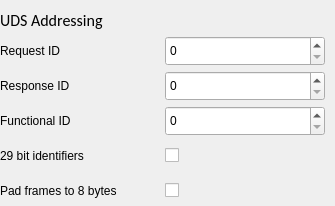
           <widget class="QWidget" name="pc_WidgetUds" native="true">
            <layout class="QVBoxLayout" name="verticalLayout_Uds">
             <property name="spacing">
              <number>5</number>
             </property>
             <property name="leftMargin">
              <number>0</number>
             </property>
             <property name="topMargin">
              <number>10</number>
             </property>
             <property name="rightMargin">
              <number>0</number>
             </property>
             <property name="bottomMargin">
              <number>0</number>
             </property>
             <item>
              <widget class="stw::opensyde_gui_elements::C_OgeLabContextMenuBase" name="pc_LabelUdsAddressing">
               <property name="styleRole" stdset="0">
                <string>heading-group-bold</string>
               </property>
               <property name="font">
                <font>
                 <family>Calibri</family>
                 <pointsize>12</pointsize>
                </font>
               </property>
               <property name="text">
                <string>UDS Addressing</string>
               </property>
              </widget>
             </item>
             <item>
              <layout class="QHBoxLayout" name="horizontalLayout_UdsRequest" stretch="0,0,1">
               <item>
                <widget class="stw::opensyde_gui_elements::C_OgeLabToolTipBase" name="pc_LabelUdsRequestId">
                 <property name="styleRole" stdset="0">
                  <string>group-item</string>
                 </property>
                 <property name="minimumSize">
                  <size>
                   <width>160</width>
                   <height>30</height>
                  </size>
                 </property>
                 <property name="text">
                  <string>Request ID</string>
                 </property>
                </widget>
               </item>
               <item>
                <widget class="stw::opensyde_gui_elements::C_OgeSpxToolTipBase" name="pc_SpinBoxUdsRequestId">
                 <property name="styleRole" stdset="0">
                  <string>spx-number</string>
                 </property>
                 <property name="minimumSize">
                  <size>
                   <width>160</width>
                   <height>30</height>
                  </size>
                 </property>
                 <property name="maximumSize">
                  <size>
                   <width>160</width>
                   <height>30</height>
                  </size>
                 </property>
                </widget>
               </item>
               <item>
                <spacer name="horizontalSpacer_UdsRequest">
                 <property name="orientation">
                  <enum>Qt::Horizontal</enum>
                 </property>
                 <property name="sizeHint" stdset="0">
                  <size>
                   <width>10</width>
                   <height>30</height>
                  </size>
                 </property>
                </spacer>
               </item>
              </layout>
             </item>
             <item>
              <layout class="QHBoxLayout" name="horizontalLayout_UdsResponse" stretch="0,0,1">
               <item>
                <widget class="stw::opensyde_gui_elements::C_OgeLabToolTipBase" name="pc_LabelUdsResponseId">
                 <property name="styleRole" stdset="0">
                  <string>group-item</string>
                 </property>
                 <property name="minimumSize">
                  <size>
                   <width>160</width>
                   <height>30</height>
                  </size>
                 </property>
                 <property name="text">
                  <string>Response ID</string>
                 </property>
                </widget>
               </item>
               <item>
                <widget class="stw::opensyde_gui_elements::C_OgeSpxToolTipBase" name="pc_SpinBoxUdsResponseId">
                 <property name="styleRole" stdset="0">
                  <string>spx-number</string>
                 </property>
                 <property name="minimumSize">
                  <size>
                   <width>160</width>
                   <height>30</height>
                  </size>
                 </property>
                 <property name="maximumSize">
                  <size>
                   <width>160</width>
                   <height>30</height>
                  </size>
                 </property>
                </widget>
               </item>
               <item>
                <spacer name="horizontalSpacer_UdsResponse">
                 <property name="orientation">
                  <enum>Qt::Horizontal</enum>
                 </property>
                 <property name="sizeHint" stdset="0">
                  <size>
                   <width>10</width>
                   <height>30</height>
                  </size>
                 </property>
                </spacer>
               </item>
              </layout>
             </item>
             <item>
              <layout class="QHBoxLayout" name="horizontalLayout_UdsFunctional" stretch="0,0,1">
               <item>
                <widget class="stw::opensyde_gui_elements::C_OgeLabToolTipBase" name="pc_LabelUdsFunctionalId">
                 <property name="styleRole" stdset="0">
                  <string>group-item</string>
                 </property>
                 <property name="minimumSize">
                  <size>
                   <width>160</width>
                   <height>30</height>
                  </size>
                 </property>
                 <property name="text">
                  <string>Functional ID</string>
                 </property>
                </widget>
               </item>
               <item>
                <widget class="stw::opensyde_gui_elements::C_OgeSpxToolTipBase" name="pc_SpinBoxUdsFunctionalId">
                 <property name="styleRole" stdset="0">
                  <string>spx-number</string>
                 </property>
                 <property name="minimumSize">
                  <size>
                   <width>160</width>
                   <height>30</height>
                  </size>
                 </property>
                 <property name="maximumSize">
                  <size>
                   <width>160</width>
                   <height>30</height>
                  </size>
                 </property>
                </widget>
               </item>
               <item>
                <spacer name="horizontalSpacer_UdsFunctional">
                 <property name="orientation">
                  <enum>Qt::Horizontal</enum>
                 </property>
                 <property name="sizeHint" stdset="0">
                  <size>
                   <width>10</width>
                   <height>30</height>
                  </size>
                 </property>
                </spacer>
               </item>
              </layout>
             </item>
             <item>
              <layout class="QHBoxLayout" name="horizontalLayout_pc_CheckBoxUdsExtendedId" stretch="0,0,1">
               <item>
                <widget class="stw::opensyde_gui_elements::C_OgeLabToolTipBase" name="pc_LabelUdsExtendedId">
                 <property name="styleRole" stdset="0">
                  <string>group-item</string>
                 </property>
                 <property name="minimumSize">
                  <size>
                   <width>160</width>
                   <height>30</height>
                  </size>
                 </property>
                 <property name="text">
                  <string>29 bit identifiers</string>
                 </property>
                </widget>
               </item>
               <item>
                <widget class="stw::opensyde_gui_elements::C_OgeChxToolTipBase" name="pc_CheckBoxUdsExtendedId">
                 <property name="styleRole" stdset="0">
                  <string>chx-properties</string>
                 </property>
                 <property name="text">
                  <string/>
                 </property>
                </widget>
               </item>
               <item>
                <spacer name="horizontalSpacer_pc_CheckBoxUdsExtendedId">
                 <property name="orientation">
                  <enum>Qt::Horizontal</enum>
                 </property>
                 <property name="sizeHint" stdset="0">
                  <size>
                   <width>10</width>
                   <height>30</height>
                  </size>
                 </property>
                </spacer>
               </item>
              </layout>
             </item>
             <item>
              <layout class="QHBoxLayout" name="horizontalLayout_pc_CheckBoxUdsPadFrames" stretch="0,0,1">
               <item>
                <widget class="stw::opensyde_gui_elements::C_OgeLabToolTipBase" name="pc_LabelUdsPadFrames">
                 <property name="styleRole" stdset="0">
                  <string>group-item</string>
                 </property>
                 <property name="minimumSize">
                  <size>
                   <width>160</width>
                   <height>30</height>
                  </size>
                 </property>
                 <property name="text">
                  <string>Pad frames to 8 bytes</string>
                 </property>
                </widget>
               </item>
               <item>
                <widget class="stw::opensyde_gui_elements::C_OgeChxToolTipBase" name="pc_CheckBoxUdsPadFrames">
                 <property name="styleRole" stdset="0">
                  <string>chx-properties</string>
                 </property>
                 <property name="text">
                  <string/>
                 </property>
                </widget>
               </item>
               <item>
                <spacer name="horizontalSpacer_pc_CheckBoxUdsPadFrames">
                 <property name="orientation">
                  <enum>Qt::Horizontal</enum>
                 </property>
                 <property name="sizeHint" stdset="0">
                  <size>
                   <width>10</width>
                   <height>30</height>
                  </size>
                 </property>
                </spacer>
               </item>
              </layout>
             </item>
            </layout>
           </widget>
